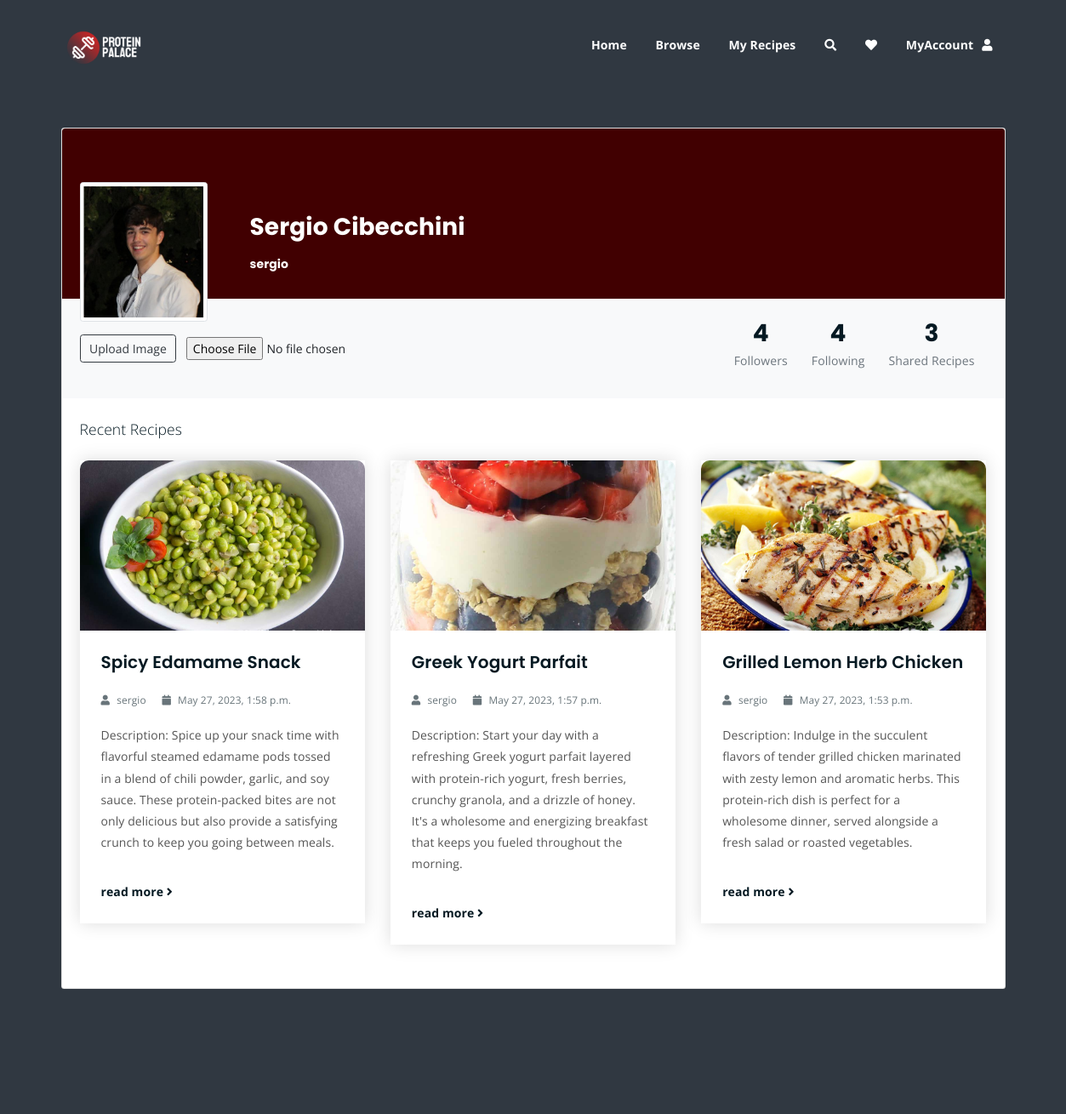
The page /profile/ (signed in, upper part) on the database as committed earlier.
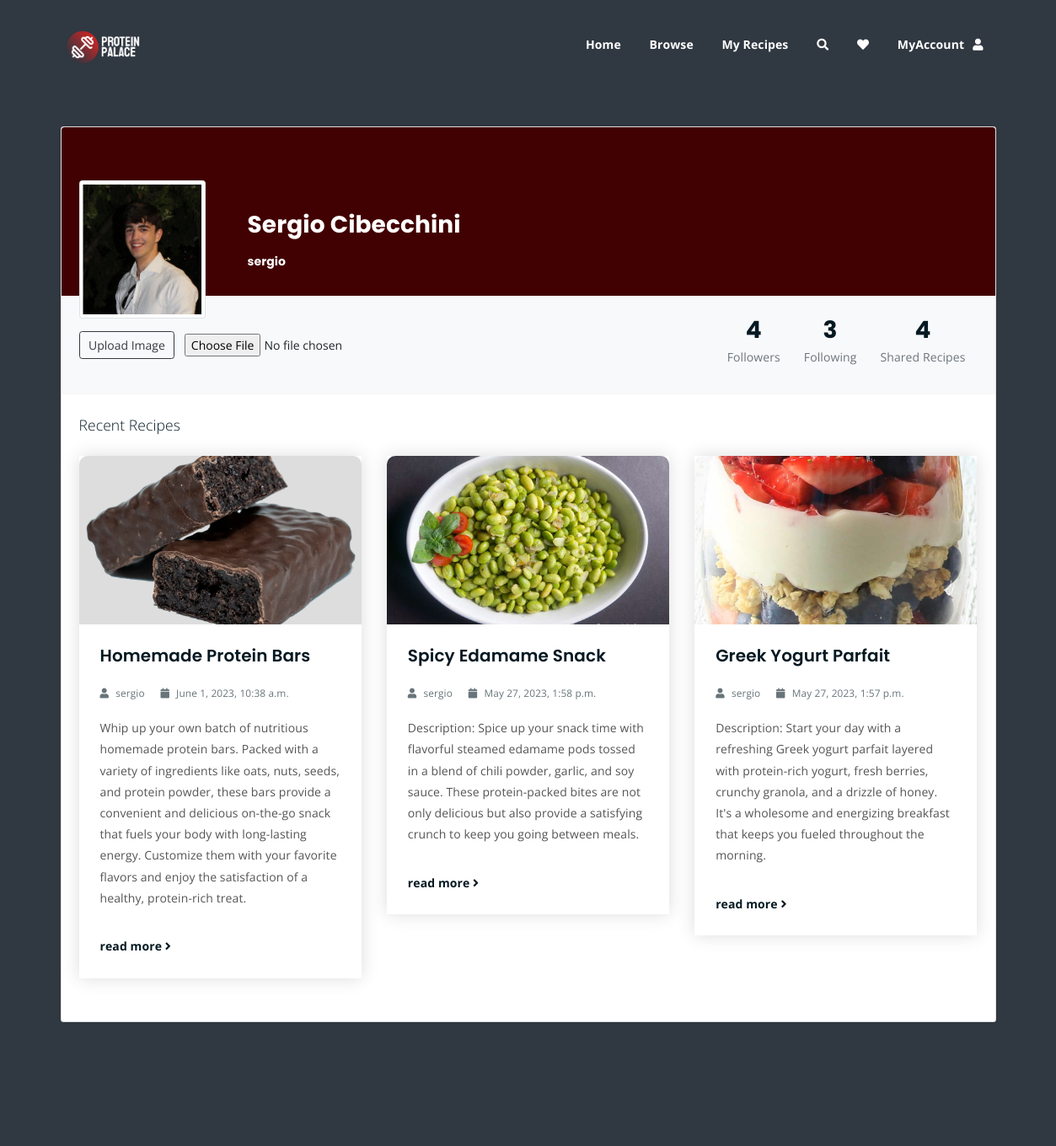
The same page on the database as committed later.
### ProteinPalaceApp/models.py (models this page shows, shortened)
class UserProfile(models.Model):
    user = models.OneToOneField(User, on_delete=models.CASCADE)
    following = models.ManyToManyField(User, related_name='followers', blank=True)
    favouriteRecipes = models.ManyToManyField('Recipe')
    profilePicture = models.ImageField(upload_to=user_profile_picture_filename, blank=True)
    createdAt = models.DateTimeField(auto_now_add=True)
    updatedAt = models.DateTimeField(auto_now=True)

class Recipe(models.Model):
    user = models.ForeignKey(User, on_delete=models.SET_NULL, null=True)
    name = models.CharField(max_length=255)
    image = models.ImageField(upload_to=recipe_image_filename)
    description = models.TextField()
    category = models.ForeignKey('Category', on_delete=models.CASCADE)
    comments = models.ManyToManyField('Comment', blank=True)
    createdAt = models.DateTimeField(auto_now_add=True)
    updatedAt = models.DateTimeField(auto_now=True)

### users/views.py (the view)
# urls.py: path('profile/',user_views.profile,name='profile'),
@login_required
def profile(request):
    if request.method == 'POST':
        form = ProfilePictureForm(request.POST, request.FILES)
        if form.is_valid():
            profile_picture = form.cleaned_data['profilePicture']
            user_profile = request.user.userprofile
            user_profile.profilePicture = profile_picture
            user_profile.save()
            return redirect('profile')
    else:
        form = ProfilePictureForm()
    user = request.user
    recipes = Recipe.objects.filter(user=user).order_by('-createdAt')[:3]
    context = {
        'user': user,
        'title': 'Profile',
        'recipes': recipes,
        'form': form
    }
    return render(request,'users/profile.html', context=context)

### users/forms.py
class ProfilePictureForm(forms.ModelForm):
    profilePicture = forms.ImageField(
        label='Change profile picture',
        widget=forms.ClearableFileInput(attrs={'class': 'btn ', 'accept': 'image/*'})
    )
    class Meta:
        model = UserProfile
        fields = ('profilePicture',)

### templates/users/profile.html (shortened to what the changed rows need)
{% extends 'index.html' %}
{%load static %}
{% block content %}
<section  class= "profile-container">
    <div class="container py-12 h-100">
      <div class="row d-flex justify-content-center align-items-center h-100">
        <div class="col col-lg-12 col-xl-12 mt-150 mb-150">
          <div class="card">
            <div class="rounded-top text-white d-flex flex-row" style="background-color: #410001; height:200px;">
                <div class=" ml-4 ms-4 mt-5 d-flex flex-column" style="width: 200px;">
                  {% if user.userprofile.profilePicture %}
                  <img src="{{ user.userprofile.profilePicture.url }}"
                  alt="Profile Picture"
                  class="img-fluid img-thumbnail mt-4 mb-2"
                  style="width: 150px; z-index: 1">
                  {% else %}
                  <img src="{% static 'img/placeholder.webp' %}"
                  alt="Profile Picture"
                  class="img-fluid img-thumbnail mt-4 mb-2 ml-4"
                  style="width: 150px; z-index: 1">
                  {% endif %}
              </div>
              <div class="ms-3" style="margin-top: 100px;">
                <h3 style="color:white;">{{ user.first_name }} {{ user.last_name }}</h5>
                <h6 style="color:white;">{{ user.username }}</h6>
              </div>
            </div>
            <div class="p-4 text-black" style="background-color: #f8f9fa;">
              <div class="d-flex justify-content-between text-center py-1">
                <div class="ml-auto d-flex">
                  <div class="px-3">
                    <p class="mb-1 h3">{{ user.userprofile.user.followers.count }}</p>
                    <p class="medium text-muted mb-0">Followers</p>
                  </div>
                  <div class="px-3">
                    <p class="mb-1 h3">{{ user.userprofile.following.count }}</p>
                    <p class="medium text-muted mb-0">Following</p>
                  </div>
                  <div class="px-3">
                    <p class="mb-1 h3">{{ user.recipe_set.count }}</p>
                    <p class="medium text-muted mb-0">Shared Recipes</p>
                  </div>
                </div>
              </div>
            </div>
            <div class="card-body p-4 text-black">
              <div class="row g-2">
                  {% for recipe in recipes %}
                  <div class="col-lg-4 col-md-6">
                    <div class="single-latest-news">
                        <a href="{% if recipe.pk %} {% url 'recipe-detail' recipe.pk %}{% endif %}">
                            <div class="latest-news-bg" style="background-image: url('{{ recipe.image.url }}');"></div>
                        </a>
                        <div class="news-text-box">
                            <h3><a href="{% if recipe.pk %} {% url 'recipe-detail' recipe.pk %}{% endif %}">{{ recipe.name }}</a></h3>
                            <p class="blog-meta">
                                <span class="author"><i class="fas fa-user"></i> {{ recipe.user.username }}</span>
                                <span class="date"><i class="fas fa-calendar"></i> {{ recipe.createdAt }}</span>
                            </p>
                            <p class="excerpt">{{ recipe.description }}</p>
                            <a href="{% if recipe.pk %} {% url 'recipe-detail' recipe.pk %}{% endif %}" class="read-more-btn">read more <i class="fas fa-angle-right"></i></a>
                        </div>
                    </div>
                </div>
                  {% endfor %}
              </div>
          </div>
          </div>
        </div>
      </div>
    </div>
  </section>
{% endblock %}

Rows that differ between the two databases and show on the page:
no longer on this page (row unchanged): Recipe: image (picture), name "Grilled Lemon Herb Chicken", user.username "sergio", createdAt "May 27, 2023, 1:53 p.m.", description "Description: Indulge in the succulent flavors of tender grilled chicken marinated with zesty lemon and aromatic herbs. This protein-rich dish is perfect for a wholesome dinner, served alongside a fresh salad or roasted vegetables."
added Recipe: image (picture), name "Homemade Protein Bars", user.username "sergio", createdAt "June 1, 2023, 10:38 a.m.", description "Whip up your own batch of nutritious homemade protein bars. Packed with a variety of ingredients like oats, nuts, seeds, and protein powder, these bars provide a convenient and delicious on-the-go snack that fuels your body with long-lasting energy. Customize them with your favorite flavors and enjoy the satisfaction of a healthy, protein-rich treat."
Other text that changed with them:
{{ user.userprofile.following.count }}: "4" → "3"
{{ user.recipe_set.count }}: "3" → "4"
